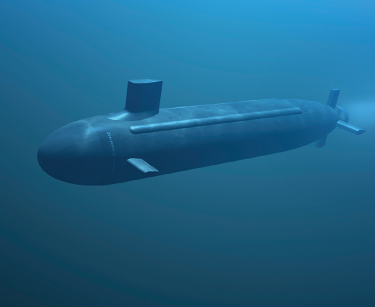
%> input picture data/submarine.bmp, 375 x 307 px
$ octave assign01.m   (GNU Octave 9; MATLAB toolbox functions it lacks are replaced by stand-ins)
%> lines starting %> are read from the running program, lines starting %| are printed output that depends on the picture
### code/my_imfilter.m
function output = my_imfilter(image, filter)
% This function is intended to behave like the built in function imfilter()
% See 'help imfilter' or 'help conv2'. While terms like "filtering" and
% "convolution" might be used interchangeably, and they are indeed nearly
% the same thing, there is a difference:
% from 'help filter2'
%    2-D correlation is related to 2-D convolution by a 180 degree rotation
%    of the filter matrix.

% Your function should work for color images. Simply filter each color
% channel independently.

% Your function should work for filters of any width and height
% combination, as long as the width and height are odd (e.g. 1, 7, 9). This
% restriction makes it unambigious which pixel in the filter is the center
% pixel.

% Boundary handling can be tricky. The filter can't be centered on pixels
% at the image boundary without parts of the filter being out of bounds. If
% you look at 'help conv2' and 'help imfilter' you see that they have
% several options to deal with boundaries. You should simply recreate the
% default behavior of imfilter -- pad the input image with zeros, and
% return a filtered image which matches the input resolution. A better
% approach is to mirror the image content over the boundaries for padding.

% % Uncomment if you want to simply call imfilter so you can see the desired
% % behavior. When you write your actual solution, you can't use imfilter,
% % filter2, conv2, etc. Simply loop over all the pixels and do the actual
% % computation. It might be slow.

%output = imfilter(image, filter);

%%%%%%%%%%%%%%%%
% Your code here
%%%%%%%%%%%%%%%%

[image_height, image_width, num_channels] = size(image);
margin_h = (size(filter, 1) - 1) / 2;
margin_v = (size(filter, 2) - 1) / 2;
result = zeros(image_height, image_width, num_channels);

%Loop through each color channel
for channel = 1:num_channels
  % Padded array to handle missing information in image
  padded_image = padarray(image(:, :, channel), [margin_h margin_v]);
  % Calculate dot product of filter and sliding array from image
  % Transpose filter and convert each fw by fh block from the image into a column
  temp = filter(:)' * im2col(padded_image, size(filter), 'sliding');
  % Convert columns back into image and return the result
  result(:,:,channel) = col2im(temp, [1 1], [image_height image_width]);
end

output = result;

### code/vis_hybrid_image.m
function output = vis_hybrid_image(hybrid_image)
%visualize a hybrid image by progressively downsampling the image and
%concatenating all of the images together.

scales = 5; %how many downsampled versions to create
%scale_factor = 0.5; %how much to downsample each time
padding = 5; %how many pixels to pad.

original_height = size(hybrid_image,1);
num_colors = size(hybrid_image,3); %counting how many color channels the input has
output = hybrid_image;
cur_image = hybrid_image;

boxf = ones(3,3) / 9;

for i = 2:scales
    %add padding
    output = cat(2, output, ones(original_height, padding, num_colors));

    %dowsample image;
    %cur_image = imresize(cur_image, scale_factor, 'bilinear');
    cur_image = imfilter(cur_image, boxf);  % not bilinear, but will do
    cur_image = cur_image(1:2:end, 1:2:end, :);

    %pad the top and append to the output
    tmp = cat(1,ones(original_height - size(cur_image,1), size(cur_image,2), num_colors), cur_image);
    output = cat(2, output, tmp);
end


% code by James Hays
% modified for Octave by Jon Denning

### code/assign01.m
% Before trying to construct hybrid images, it is suggested that you
% implement my_imfilter.m and then debug it using assign01_test_filtering.m

% Debugging tip: You can split your MATLAB code into cells using "%%"
% comments. The cell containing the cursor has a light yellow background,
% and you can press Ctrl+Enter to run just the code in that cell. This is
% useful when projects get more complex and slow to rerun from scratch

close all; % closes all figures

%% Setup
% read images and convert to floating point format
image1 = im2single(imread('../data/submarine.bmp'));
image2 = im2single(imread('../data/fish.bmp'));
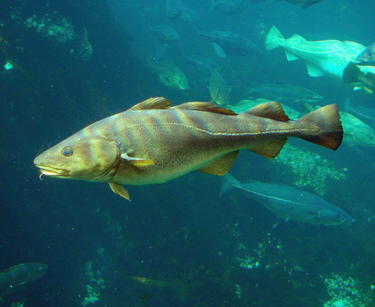
%> input picture data/fish.bmp, 375 x 307 px

% Several additional test cases are provided for you, but feel free to make
% your own (you'll need to align the images in a photo editor such as
% Photoshop). The hybrid images will differ depending on which image you
% assign as image1 (which will provide the low frequencies) and which image
% you asign as image2 (which will provide the high frequencies)

%% Filtering and Hybrid Image construction
cutoff_frequency = 7; %This is the standard deviation, in pixels, of the
% Gaussian blur that will remove the high frequencies from one image and
% remove the low frequencies from another image (by subtracting a blurred
% version from the original version). You will want to tune this for every
% image pair to get the best results.
filter = fspecial('Gaussian', cutoff_frequency*4+1, cutoff_frequency);

%%%%%%%%%%%%%%%%%%%%%%%%%%%%%%%%%%%%%%%%%%%%%%%%%%%%%%%%%%%%%%%%%%%
% YOUR CODE BELOW. Use my_imfilter create 'low_frequencies' and
% 'high_frequencies' and then combine them to create 'hybrid_image'
%%%%%%%%%%%%%%%%%%%%%%%%%%%%%%%%%%%%%%%%%%%%%%%%%%%%%%%%%%%%%%%%%%%

%%%%%%%%%%%%%%%%%%%%%%%%%%%%%%%%%%%%%%%%%%%%%%%%%%%%%%%%%%%%%%%%%%%%%%%%
% Remove the high frequencies from image1 by blurring it. The amount of
% blur that works best will vary with different image pairs
%%%%%%%%%%%%%%%%%%%%%%%%%%%%%%%%%%%%%%%%%%%%%%%%%%%%%%%%%%%%%%%%%%%%%%%%

low_frequencies = my_imfilter(image1, filter);

%%%%%%%%%%%%%%%%%%%%%%%%%%%%%%%%%%%%%%%%%%%%%%%%%%%%%%%%%%%%%%%%%%%%%%%%
% Remove the low frequencies from image2. The easiest way to do this is to
% subtract a blurred version of image2 from the original version of image2.
% This will give you an image centered at zero with negative values.
%%%%%%%%%%%%%%%%%%%%%%%%%%%%%%%%%%%%%%%%%%%%%%%%%%%%%%%%%%%%%%%%%%%%%%%%

high_frequencies = image2 - my_imfilter(image2, filter);
%> after the loop in my_imfilter (call 2), `for channel = 1:num_channels`:
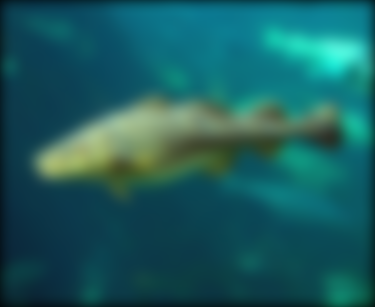
%> result: size 307x375x3 double; mean R, G, B 0.105, 0.364, 0.374
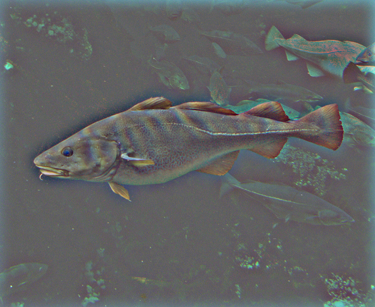
%> high_frequencies: size 307x375x3 single; mean R, G, B 0.00158, 0.0101, 0.0114; drawn with min black and max white

%%%%%%%%%%%%%%%%%%%%%%%%%%%%%%%%%%%%%%%%%%%%%%%%%%%%%%%%%%%%%%%%%%%%%%%%
% Combine the high frequencies and low frequencies
%%%%%%%%%%%%%%%%%%%%%%%%%%%%%%%%%%%%%%%%%%%%%%%%%%%%%%%%%%%%%%%%%%%%%%%%

hybrid_image = low_frequencies + high_frequencies;

%% Visualize and save outputs
figure(1); imshow(low_frequencies);
figure(2); imshow(high_frequencies + 0.5);
figure(3); imshow(hybrid_image);
vis = vis_hybrid_image(hybrid_image);
%> the loop in vis_hybrid_image, `for i = 2:scales` made 4 passes
%> pass 1, in vis_hybrid_image, `cur_image = cur_image(1:2:end, 1:2:end, :);`:
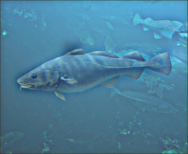
%> cur_image: size 154x188x3 single; mean R, G, B 0.113, 0.386, 0.526; drawn with min black and max white
%> pass 1, in vis_hybrid_image, `tmp = cat(1,ones(original_height - size(cur_image,1), size(cur_image,2..`:
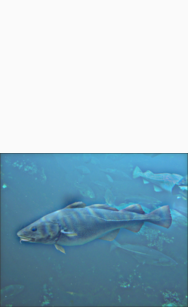
%> tmp: size 307x188x3 single; mean R, G, B 0.555, 0.692, 0.762; drawn with min black and max white
%> after the loop in vis_hybrid_image, `for i = 2:scales`:
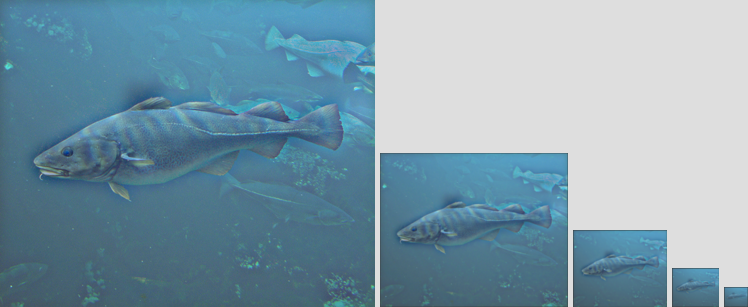
%> output: size 307x748x3 single; mean R, G, B 0.407, 0.591, 0.684; drawn with min black and max white
figure(4); imshow(vis);
%> after `imshow(vis)`:
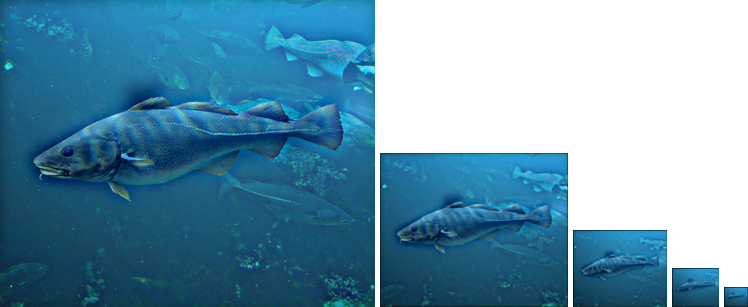
%> displayed picture: size 307x748x3, on the screen's scale of 0 to 255; mean R, G, B 103.9, 150.6, 174.5
imwrite(low_frequencies, 'low_frequencies.jpg', 'quality', 95);
imwrite(high_frequencies + 0.5, 'high_frequencies.jpg', 'quality', 95);
imwrite(hybrid_image, 'hybrid_image.jpg', 'quality', 95);
imwrite(vis, 'hybrid_image_scales.jpg', 'quality', 95);
